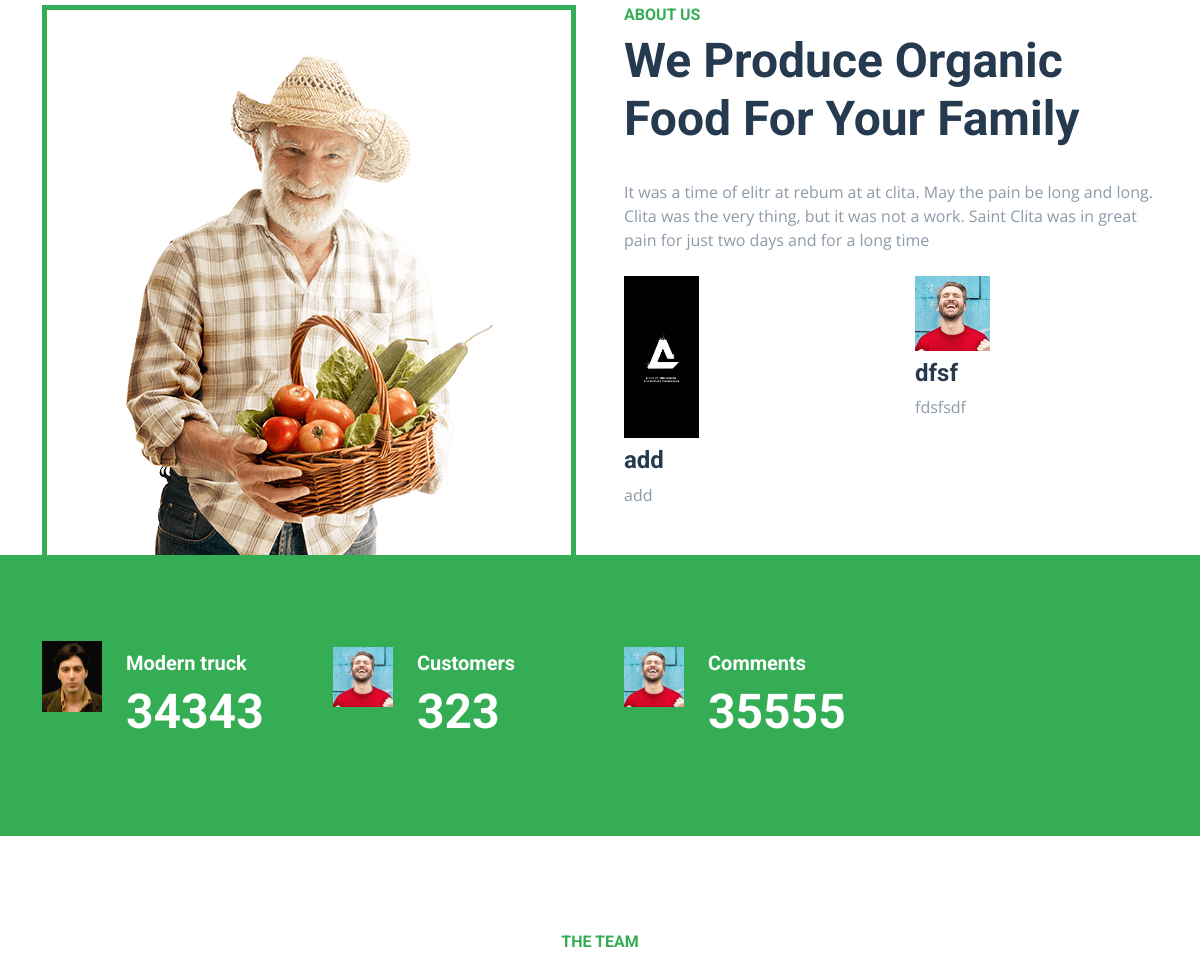
Page /about/ (middle part) on the earlier database version.
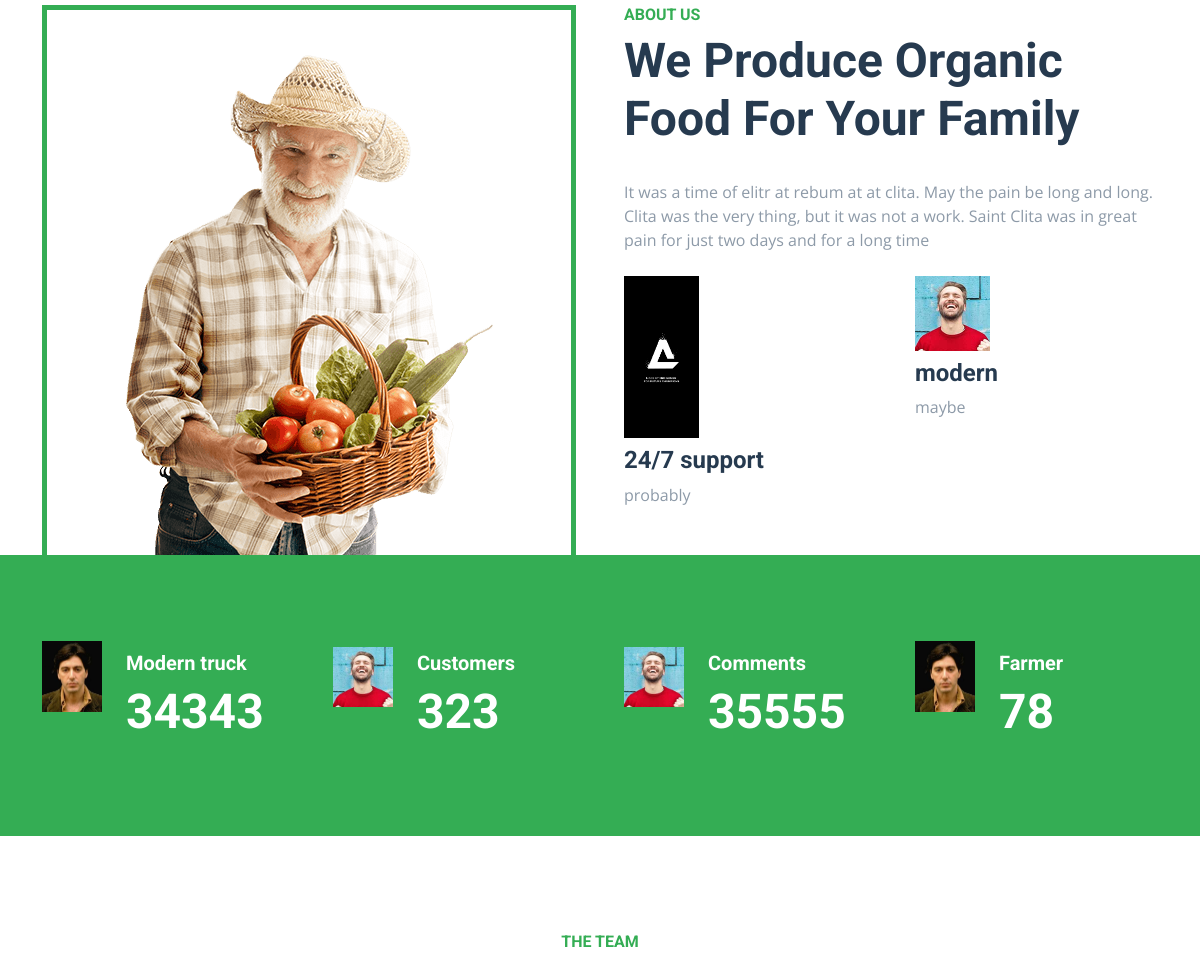
Same page on the later database version.
### farmfresh/models.py (models this page shows, shortened)
class Feature(models.Model):
    title = models.CharField(max_length=100)
    description = models.CharField(max_length=1000)
    image = models.ImageField(upload_to = 'mobile_images', null=True, blank=True)

class Fact(models.Model):
    name = models.CharField(max_length=255)
    number = models.IntegerField()
    image = models.ImageField(upload_to = 'mobile_images', null=True, blank=True)

### farmfresh/views.py (the view)
# urls.py: path('about/', about,  name = 'about'),
def about(request):
    if request.method == "POST":
        email = request.POST.get('email')
        newsletter = Newsletter(
            email=email,
        )
        newsletter.save()
    farmersdisplay = Farmer.objects.all()
    aboutdisplay = AboutUs.objects.all()
    factdisplay = Fact.objects.all()
    featuredisplay = Feature.objects.all()
    context = {"Farmer":farmersdisplay, 'AboutUs': aboutdisplay, 'Fact':factdisplay, 'Feature':featuredisplay}
    return render(request, 'all/about.html', context)

### templates/all/about.html (shortened to what this page needs)
{% extends 'base.html' %}
{% load static %}
{% block content %}
{% load i18n %}
    <div class="container-fluid about pt-5">
        <div class="container">
            <div class="row gx-5">
                <div class="col-lg-6 mb-5 mb-lg-0">
                    <div class="d-flex h-100 border border-5 border-primary border-bottom-0 pt-4">
                        <img class="img-fluid mt-auto mx-auto" src="{% static 'img/about.png' %}">
                    </div>
                </div>
                <div class="col-lg-6 pb-5">
                    <div class="mb-3 pb-2">
                        <h6 class="text-primary text-uppercase">{% trans "About Us" %}</h6>
                        <h1 class="display-5">{% trans "We Produce Organic Food For Your Family" %}</h1>
                    </div>
                    <p class="mb-4">{% trans "It was a time of elitr at rebum at at clita. May the pain be long and long. Clita was the very thing, but it was not a work. Saint Clita was in great pain for just two days and for a long time" %}</p>
                    <div class="row gx-5 gy-4">
                        {% for feat in Feature%}
                        {% if feat.id < 3 %}
                        <div class="col-sm-6">
                            <img class="img-fluid mb-2 " src="{{feat.image.url}}" alt="" width="75" height="75" >
                            <h4>{{feat.title}}</h4>
                            <p class="mb-0">{{feat.description}}</p>
                        </div>
                        {%endif%}
                        {%endfor%}
                    </div>
                </div>
            </div>
        </div>
    </div>
    <div class="container-fluid bg-primary facts py-5 mb-5">
        <div class="container py-5">
            <div class="row gx-5 gy-4">
                {%for fact in Fact%}
                <div class="col-lg-3 col-md-6">
                    <div class="d-flex">
                        <div class="rounded-circle d-flex align-items-center justify-content-center mb-3"
                            style="width: 60px; height: 60px;">
                            <img class="img-fluid mb-2 " src="{{fact.image.url}}" alt="" >
                        </div>
                        <div class="ps-4">
                            <h5 class="text-white">{{fact.name}}</h5>
                            <h1 class="display-5 text-white mb-0" data-toggle="counter-up">{{fact.number}}</h1>
                        </div>
                    </div>
                </div>
                {%endfor%}
            </div>
        </div>
    </div>
    <div class="container-fluid py-5">
        <div class="container">
            <div class="mx-auto text-center mb-5" style="max-width: 500px;">
                <h6 class="text-primary text-uppercase">{% trans "The Team" %}</h6>
            </div>
        </div>
    </div>
    {% endblock content %}

Differences in the rows shown:
changed Feature: title "add" → "24/7 support"; description "add" → "probably"
changed Feature: title "dfsf" → "modern"; description "fdsfsdf" → "maybe"
added Fact: image (picture), name "Farmer", number "78"
